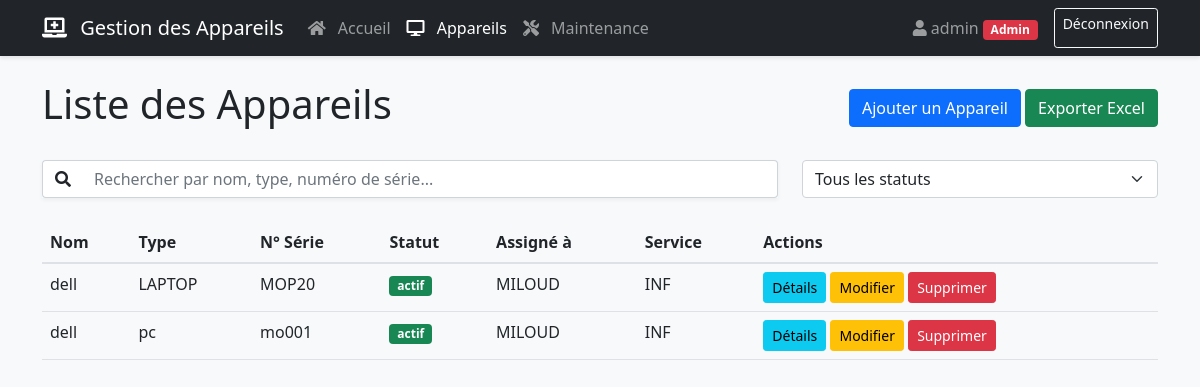
/devices (signed in), run on the app's committed database.
### app.py (models this page shows, shortened)
class User(UserMixin, db.Model):
    id = db.Column(db.Integer, primary_key=True)
    username = db.Column(db.String(80), unique=True, nullable=False)
    password = db.Column(db.String(120), nullable=False)
    is_admin = db.Column(db.Boolean, default=False)

class Device(db.Model):
    id = db.Column(db.Integer, primary_key=True)
    name = db.Column(db.String(100), nullable=False)
    type = db.Column(db.String(50), nullable=False)
    serial_number = db.Column(db.String(100), nullable=False, unique=True)
    status = db.Column(db.String(20), default='actif')
    assigned_to = db.Column(db.String(100))
    service = db.Column(db.String(100))
    department = db.Column(db.String(100))
    mac_address = db.Column(db.String(17))
    notes = db.Column(db.Text)
    maintenance_records = db.relationship('MaintenanceRecord', backref='device', lazy=True, cascade="all, delete-orphan")
    ownership_changes = db.relationship('OwnershipChange', backref='device', lazy=True, cascade="all, delete-orphan")

### app.py (the view)
@app.route('/devices')
@login_required
def devices():
    devices = Device.query.all()
    return render_template('devices.html', devices=devices)

### app.py (called while the page is built)
@login_manager.user_loader
def load_user(user_id):
    return User.query.get(int(user_id))

@app.context_processor
def utility_processor():
    from datetime import datetime
    return {
        'now': datetime.now
    }

### templates/devices.html (shortened to what this page needs)
{% extends "base.html" %}
{% block content %}
<div class="d-flex justify-content-between align-items-center mb-4">
    <h1>Liste des Appareils</h1>
    <div>
        <a href="{{ url_for('add_device') }}" class="btn btn-primary">Ajouter un Appareil</a>
        <a href="{{ url_for('export_devices_excel') }}" class="btn btn-success">Exporter Excel</a>
    </div>
</div>
<div class="mb-4">
    <div class="row">
        <div class="col-md-8">
            <div class="input-group">
                <span class="input-group-text">
                    <i class="fas fa-search"></i>
                </span>
                <input type="text" id="tableFilter" class="form-control" placeholder="Rechercher par nom, type, numéro de série...">
            </div>
        </div>
        <div class="col-md-4">
            <select class="form-select" id="statusFilter">
                <option value="">Tous les statuts</option>
            </select>
        </div>
    </div>
</div>
<div class="table-responsive">
    <table class="table table-hover">
        <thead>
            <tr>
                <th>Nom</th>
                <th>Type</th>
                <th>N° Série</th>
                <th>Statut</th>
                <th>Assigné à</th>
                <th>Service</th>
                <th>Actions</th>
            </tr>
        </thead>
        <tbody>
            {% for device in devices %}
            <tr>
                <td>{{ device.name }}</td>
                <td>{{ device.type }}</td>
                <td>{{ device.serial_number }}</td>
                <td>
                    <span class="badge bg-{{ 'success' if device.status == 'actif' else 'warning' if device.status == 'en maintenance' else 'danger' }}">
                        {{ device.status }}
                    </span>
                </td>
                <td>{{ device.assigned_to or '-' }}</td>
                <td>{{ device.service or '-' }}</td>
                <td>
                    <a href="{{ url_for('device_details', device_id=device.id) }}" class="btn btn-sm btn-info">Détails</a>
                    <a href="{{ url_for('edit_device', device_id=device.id) }}" class="btn btn-sm btn-warning">Modifier</a>
                    <a href="{{ url_for('delete_device', device_id=device.id) }}" class="btn btn-sm btn-danger delete-confirm">Supprimer</a>
                </td>
            </tr>
            {% endfor %}
        </tbody>
    </table>
</div>
{% endblock %}

### templates/base.html (shortened to what this page needs)
<!DOCTYPE html>
<html lang="fr">
<head>
    <link href="https://cdn.jsdelivr.net/npm/bootstrap@5.1.3/dist/css/bootstrap.min.css" rel="stylesheet">
    <link rel="stylesheet" href="{{ url_for('static', filename='css/style.css') }}">
    <link rel="stylesheet" href="https://cdnjs.cloudflare.com/ajax/libs/font-awesome/5.15.4/css/all.min.css">
</head>
<body>
    <nav class="navbar navbar-expand-lg navbar-dark bg-dark sticky-top">
        <div class="container">
            <a class="navbar-brand" href="{{ url_for('index') }}">
                <i class="fas fa-laptop-medical"></i> Gestion des Appareils
            </a>
            <div class="collapse navbar-collapse" id="navbarNav">
                <ul class="navbar-nav me-auto">
                    <li class="nav-item">
                        <a class="nav-link {{ 'active' if request.endpoint == 'index' }}" href="{{ url_for('index') }}">
                            <i class="fas fa-home"></i> Accueil
                        </a>
                    </li>
                    <li class="nav-item">
                        <a class="nav-link {{ 'active' if request.endpoint == 'devices' }}" href="{{ url_for('devices') }}">
                            <i class="fas fa-desktop"></i> Appareils
                        </a>
                    </li>
                    <li class="nav-item">
                        <a class="nav-link {{ 'active' if request.endpoint == 'maintenance' }}" href="{{ url_for('maintenance') }}">
                            <i class="fas fa-tools"></i> Maintenance
                        </a>
                    </li>
                </ul>
                <div class="d-flex">
                    {% if current_user.is_authenticated %}
                        <span class="navbar-text me-3">
                            <i class="fas fa-user"></i>
                            {{ current_user.username }}
                            {% if current_user.is_admin %}
                                <span class="badge bg-danger">Admin</span>
                            {% endif %}
                        </span>
                        <a href="{{ url_for('logout') }}" class="btn btn-outline-light btn-sm">Déconnexion</a>
                    {% else %}
                        <a href="{{ url_for('login') }}" class="btn btn-outline-light btn-sm">Connexion</a>
                    {% endif %}
                </div>
            </div>
        </div>
    </nav>
    <div class="container mt-4">
        {% block content %}{% endblock %}
    </div>
</body>
</html>

### static/css/style.css (style rules this page uses)
body { background-color: #f8f9fa; }
.btn { transition: all 0.3s; }
.table tbody tr { transition: all 0.2s; }
.navbar { box-shadow: 0 2px 4px rgba(0,0,0,0.1); }
.navbar-brand i, .nav-link i { margin-right: 0.5rem; }
.input-group { box-shadow: 0 2px 4px rgba(0,0,0,0.05); }
.input-group-text { background-color: #fff; border-right: none; }
#tableFilter { border-left: none; }
.table th { background-color: #f8f9fa; border-bottom: 2px solid #dee2e6; }

### data on the page
User: username "admin"
Device: name "dell", type "LAPTOP", serial_number "MOP20", status "actif", assigned_to "MILOUD", service "INF"
Device: name "dell", type "pc", serial_number "mo001", status "actif", assigned_to "MILOUD", service "INF"
